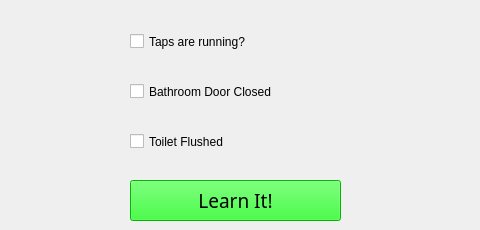
      <widget class="QWidget" name="tab_14">
       <attribute name="title">
        <string>Bathroom</string>
       </attribute>
       <widget class="QCheckBox" name="bathTapsCheckBox">
        <property name="geometry">
         <rect>
          <x>130</x>
          <y>30</y>
          <width>341</width>
          <height>23</height>
         </rect>
        </property>
        <property name="text">
         <string>Taps are running?</string>
        </property>
       </widget>
       <widget class="QPushButton" name="BathroomLearnItPushButton">
        <property name="geometry">
         <rect>
          <x>130</x>
          <y>180</y>
          <width>211</width>
          <height>41</height>
         </rect>
        </property>
        <property name="font">
         <font>
          <family>Sans Serif</family>
          <pointsize>14</pointsize>
          <weight>50</weight>
          <italic>false</italic>
          <bold>false</bold>
         </font>
        </property>
        <property name="styleSheet">
         <string notr="true">background-color: rgb(0, 255, 0);
color: rgb(0, 0, 0);</string>
        </property>
        <property name="text">
         <string>Learn It!</string>
        </property>
       </widget>
       <widget class="QCheckBox" name="bathDoorCheckBox">
        <property name="geometry">
         <rect>
          <x>130</x>
          <y>80</y>
          <width>341</width>
          <height>23</height>
         </rect>
        </property>
        <property name="text">
         <string>Bathroom Door Closed</string>
        </property>
       </widget>
       <widget class="QCheckBox" name="bathFlushCheckBox">
        <property name="geometry">
         <rect>
          <x>130</x>
          <y>130</y>
          <width>341</width>
          <height>23</height>
         </rect>
        </property>
        <property name="text">
         <string>Toilet Flushed</string>
        </property>
       </widget>
      </widget>
